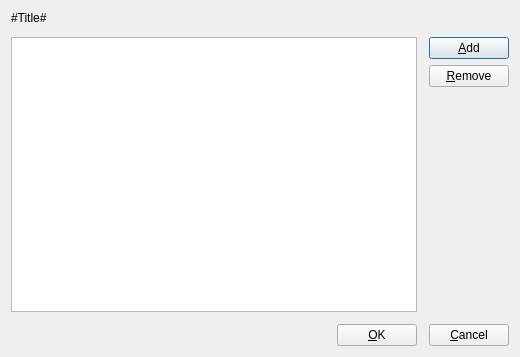
<?xml version="1.0" encoding="UTF-8"?>
<ui version="4.0">
 <class>StringListEditorDialog</class>
 <widget class="QDialog" name="StringListEditorDialog">
  <property name="geometry">
   <rect>
    <x>0</x>
    <y>0</y>
    <width>520</width>
    <height>357</height>
   </rect>
  </property>
  <property name="windowTitle">
   <string>Sensitive Applications</string>
  </property>
  <layout class="QVBoxLayout" name="verticalLayout_2">
   <property name="spacing">
    <number>12</number>
   </property>
   <item>
    <widget class="QLabel" name="labelHeader">
     <property name="text">
      <string notr="true">#Title#</string>
     </property>
     <property name="wordWrap">
      <bool>true</bool>
     </property>
    </widget>
   </item>
   <item>
    <layout class="QHBoxLayout" name="horizontalLayout_2">
     <item>
      <widget class="QListView" name="stringListView">
       <property name="dragDropMode">
        <enum>QAbstractItemView::InternalMove</enum>
       </property>
       <property name="defaultDropAction">
        <enum>Qt::IgnoreAction</enum>
       </property>
       <property name="selectionMode">
        <enum>QAbstractItemView::ExtendedSelection</enum>
       </property>
       <property name="selectionBehavior">
        <enum>QAbstractItemView::SelectRows</enum>
       </property>
      </widget>
     </item>
     <item>
      <layout class="QVBoxLayout" name="verticalLayout">
       <property name="spacing">
        <number>6</number>
       </property>
       <item>
        <layout class="QVBoxLayout" name="buttonLayout">
         <item>
          <widget class="QPushButton" name="buttonAdd">
           <property name="text">
            <string>&amp;Add</string>
           </property>
          </widget>
         </item>
         <item>
          <widget class="QPushButton" name="buttonRemove">
           <property name="text">
            <string>&amp;Remove</string>
           </property>
          </widget>
         </item>
        </layout>
       </item>
       <item>
        <spacer name="verticalSpacer">
         <property name="orientation">
          <enum>Qt::Vertical</enum>
         </property>
         <property name="sizeHint" stdset="0">
          <size>
           <width>20</width>
           <height>40</height>
          </size>
         </property>
        </spacer>
       </item>
      </layout>
     </item>
    </layout>
   </item>
   <item>
    <layout class="QHBoxLayout" name="horizontalLayout">
     <item>
      <spacer name="horizontalSpacer">
       <property name="orientation">
        <enum>Qt::Horizontal</enum>
       </property>
       <property name="sizeHint" stdset="0">
        <size>
         <width>40</width>
         <height>5</height>
        </size>
       </property>
      </spacer>
     </item>
     <item>
      <widget class="QPushButton" name="buttonOk">
       <property name="text">
        <string>&amp;OK</string>
       </property>
      </widget>
     </item>
     <item>
      <widget class="QPushButton" name="buttonCancel">
       <property name="text">
        <string>&amp;Cancel</string>
       </property>
      </widget>
     </item>
    </layout>
   </item>
  </layout>
 </widget>
 <resources/>
 <connections>
  <connection>
   <sender>buttonCancel</sender>
   <signal>clicked()</signal>
   <receiver>StringListEditorDialog</receiver>
   <slot>reject()</slot>
   <hints>
    <hint type="sourcelabel">
     <x>354</x>
     <y>342</y>
    </hint>
    <hint type="destinationlabel">
     <x>241</x>
     <y>181</y>
    </hint>
   </hints>
  </connection>
  <connection>
   <sender>buttonOk</sender>
   <signal>clicked()</signal>
   <receiver>StringListEditorDialog</receiver>
   <slot>accept()</slot>
   <hints>
    <hint type="sourcelabel">
     <x>435</x>
     <y>342</y>
    </hint>
    <hint type="destinationlabel">
     <x>241</x>
     <y>181</y>
    </hint>
   </hints>
  </connection>
  <connection>
   <sender>buttonRemove</sender>
   <signal>clicked()</signal>
   <receiver>StringListEditorDialog</receiver>
   <slot>onActionRemoveString()</slot>
   <hints>
    <hint type="sourcelabel">
     <x>468</x>
     <y>51</y>
    </hint>
    <hint type="destinationlabel">
     <x>258</x>
     <y>173</y>
    </hint>
   </hints>
  </connection>
  <connection>
   <sender>buttonAdd</sender>
   <signal>clicked()</signal>
   <receiver>StringListEditorDialog</receiver>
   <slot>onActionAddString()</slot>
   <hints>
    <hint type="sourcelabel">
     <x>468</x>
     <y>22</y>
    </hint>
    <hint type="destinationlabel">
     <x>258</x>
     <y>173</y>
    </hint>
   </hints>
  </connection>
 </connections>
 <slots>
  <slot>onActionAddString()</slot>
  <slot>onActionRemoveString()</slot>
 </slots>
</ui>
